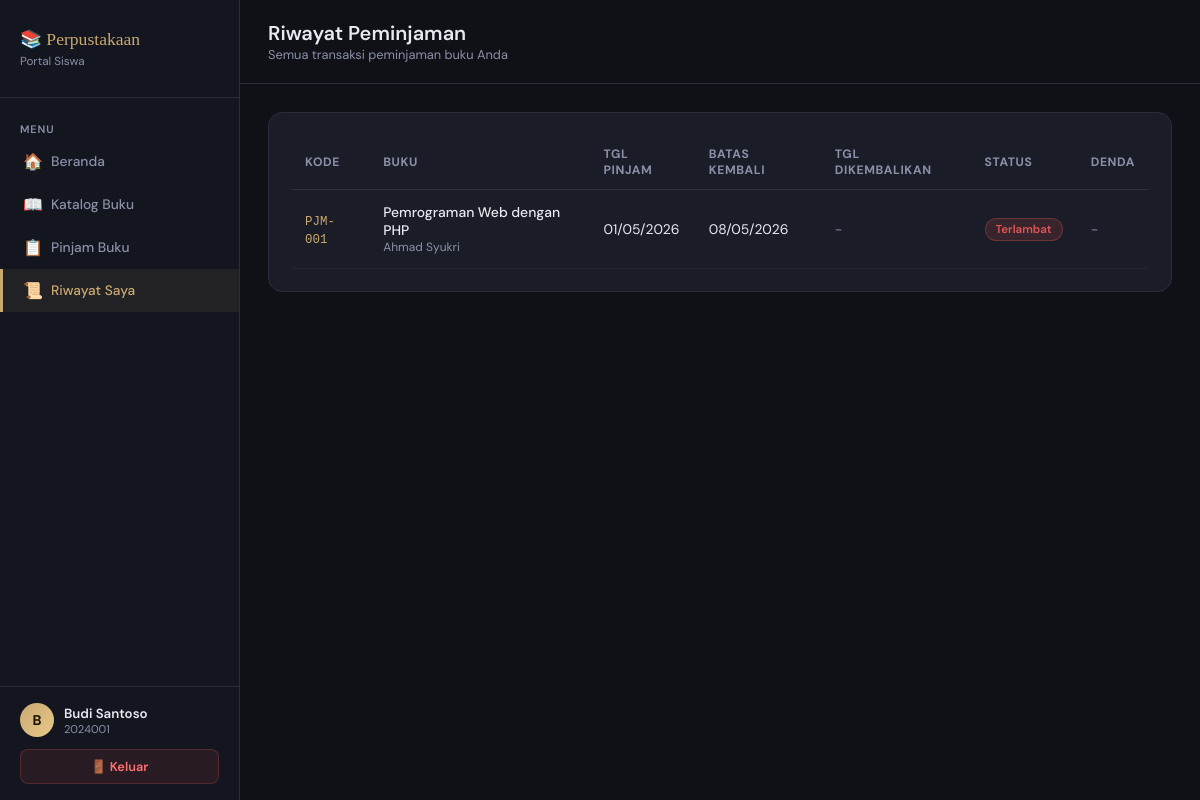
The page /user/riwayat.php (signed in) on the database its author committed.
### tables this page shows
CREATE TABLE IF NOT EXISTS anggota (
    id INT AUTO_INCREMENT PRIMARY KEY,
    nis VARCHAR(20) NOT NULL UNIQUE,
    nama VARCHAR(100) NOT NULL,
    kelas VARCHAR(20),
    alamat TEXT,
    telepon VARCHAR(15),
    user_id INT,
    created_at TIMESTAMP DEFAULT CURRENT_TIMESTAMP,
    FOREIGN KEY (user_id) REFERENCES user(id) ON DELETE SET NULL
);

CREATE TABLE IF NOT EXISTS peminjaman (
    id INT AUTO_INCREMENT PRIMARY KEY,
    kode_pinjam VARCHAR(20) NOT NULL UNIQUE,
    anggota_id INT NOT NULL,
    buku_id INT NOT NULL,
    tgl_pinjam DATE NOT NULL,
    tgl_kembali DATE NOT NULL,
    tgl_pengembalian DATE NULL,
    status ENUM('dipinjam','dikembalikan','terlambat') DEFAULT 'dipinjam',
    denda INT DEFAULT 0,
    created_at TIMESTAMP DEFAULT CURRENT_TIMESTAMP,
    FOREIGN KEY (anggota_id) REFERENCES anggota(id),
    FOREIGN KEY (buku_id) REFERENCES buku(id)
);

CREATE TABLE IF NOT EXISTS buku (
    id INT AUTO_INCREMENT PRIMARY KEY,
    kode_buku VARCHAR(20) NOT NULL UNIQUE,
    judul VARCHAR(200) NOT NULL,
    pengarang VARCHAR(100),
    penerbit VARCHAR(100),
    tahun_terbit YEAR,
    kategori VARCHAR(50),
    stok INT DEFAULT 0,
    created_at TIMESTAMP DEFAULT CURRENT_TIMESTAMP
);

### user/riwayat.php (the view, shortened to what this page needs)
<?php
include "../koneksi.php";
include "../includes/navbar_user.php";
$query = mysqli_query($conn, "
    SELECT p.*, b.judul, b.kode_buku, b.pengarang
    FROM peminjaman p JOIN buku b ON p.buku_id=b.id
    WHERE p.anggota_id=$anggota_id
    ORDER BY p.created_at DESC
");
?>
<div class="topbar">
    <div>
        <h1>Riwayat Peminjaman</h1>
        <div class="breadcrumb">Semua transaksi peminjaman buku Anda</div>
    </div>
</div>
<div class="content">
<div class="card">
    <table>
        <thead>
            <tr><th>Kode</th><th>Buku</th><th>Tgl Pinjam</th><th>Batas Kembali</th><th>Tgl Dikembalikan</th><th>Status</th><th>Denda</th></tr>
        </thead>
        <tbody>
            <?php while($row = mysqli_fetch_assoc($query)):
                if($row['status']=='dipinjam' && $row['tgl_kembali'] < date('Y-m-d')) {
                    $row['status']='terlambat';
                }
            ?>
            <tr>
                <td><code style="color:var(--gold);font-size:.78rem;"><?= $row['kode_pinjam'] ?></code></td>
                <td>
                    <div style="font-weight:500;"><?= htmlspecialchars($row['judul']) ?></div>
                    <div style="font-size:.75rem;color:var(--muted);"><?= $row['pengarang'] ?></div>
                </td>
                <td><?= date('d/m/Y', strtotime($row['tgl_pinjam'])) ?></td>
                <td><?= date('d/m/Y', strtotime($row['tgl_kembali'])) ?></td>
                <td><?= $row['tgl_pengembalian'] ? date('d/m/Y', strtotime($row['tgl_pengembalian'])) : '<span style="color:var(--muted)">-</span>' ?></td>
                <td>
                    <?php if($row['status']=='dikembalikan'): ?><span class="badge badge-green">Dikembalikan</span>
                    <?php elseif($row['status']=='terlambat'): ?><span class="badge badge-red">Terlambat</span>
                    <?php else: ?><span class="badge badge-gold">Dipinjam</span><?php endif; ?>
                </td>
                <td>
                    <?= $row['denda'] > 0 ? '<span style="color:#ff7070;font-weight:600;">Rp '.number_format($row['denda'],0,',','.').'</span>' : '<span style="color:var(--muted)">-</span>' ?>
                </td>
            </tr>
            <?php endwhile; ?>
        </tbody>
    </table>
</div>
</div>
</div></body></html>

### includes/navbar_user.php (shortened to what this page needs)
<?php
include_once "../koneksi.php";
$user_id = (int)$_SESSION['id'];
$anggota_data = mysqli_fetch_assoc(mysqli_query($conn, "SELECT * FROM anggota WHERE user_id=$user_id"));
$anggota_id   = $anggota_data['id'] ?? 0;
$current = basename($_SERVER['PHP_SELF']);
?>
<!DOCTYPE html>
<html lang="id">
<head>
</head>
<body>
<div class="sidebar">
    <div class="sidebar-logo">
        <div class="logo-text">📚 Perpustakaan</div>
        <div class="logo-sub">Portal Siswa</div>
    </div>
    <nav class="sidebar-nav">
        <div class="nav-section">Menu</div>
        <a href="dashboard.php" class="nav-item <?= $current=='dashboard.php'?'active':'' ?>">
            <span class="icon">🏠</span> Beranda
        </a>
        <a href="katalog.php" class="nav-item <?= $current=='katalog.php'?'active':'' ?>">
            <span class="icon">📖</span> Katalog Buku
        </a>
        <a href="pinjam.php" class="nav-item <?= $current=='pinjam.php'?'active':'' ?>">
            <span class="icon">📋</span> Pinjam Buku
        </a>
        <a href="riwayat.php" class="nav-item <?= $current=='riwayat.php'?'active':'' ?>">
            <span class="icon">📜</span> Riwayat Saya
        </a>
    </nav>
    <div class="sidebar-footer">
        <div class="user-info">
            <div class="user-avatar"><?= strtoupper(substr($_SESSION['nama'], 0, 1)) ?></div>
            <div>
                <div class="user-name"><?= htmlspecialchars($_SESSION['nama']) ?></div>
                <div class="user-level"><?= $anggota_data['nis'] ?? 'Siswa' ?></div>
            </div>
        </div>
        <a href="../logout.php" class="btn-logout">🚪 Keluar</a>
    </div>
</div>
<div class="main">

### includes/navbar_user.php (style rules this page uses)
:root { --bg:#0f1117;--sidebar:#13161f;--card:#1a1d27;--border:#2a2d3a;--gold:#c9a96e;--gold-light:#e8c88a;--text:#e8e8f0;--muted:#8b8fa8;--success:#4dbd74; }
* { margin:0;padding:0;box-sizing:border-box; }
body { font-family:'DM Sans',sans-serif;background:var(--bg);color:var(--text);display:flex;min-height:100vh; }
.sidebar { width:240px;background:var(--sidebar);border-right:1px solid var(--border);display:flex;flex-direction:column;position:fixed;top:0;left:0;height:100vh; }
.sidebar-logo { padding:28px 20px;border-bottom:1px solid var(--border); }
.logo-text { font-family:'Playfair Display',serif;font-size:1.1rem;color:var(--gold);line-height:1.3; }
.logo-sub { font-size:.73rem;color:var(--muted);margin-top:2px; }
.sidebar-nav { flex:1;padding:16px 0; }
.nav-section { padding:8px 20px 4px;font-size:.68rem;font-weight:600;color:var(--muted);text-transform:uppercase;letter-spacing:.08em; }
.nav-item { display:flex;align-items:center;gap:10px;padding:11px 20px;color:var(--muted);text-decoration:none;font-size:.86rem;font-weight:500;transition:all .15s;border-left:3px solid transparent; }
.nav-item.active { color:var(--gold);background:rgba(201,169,110,.08);border-left-color:var(--gold); }
.icon { font-size:1rem;width:18px;text-align:center; }
.sidebar-footer { padding:16px 20px;border-top:1px solid var(--border); }
.user-avatar { width:34px;height:34px;background:linear-gradient(135deg,var(--gold),var(--gold-light));border-radius:50%;display:flex;align-items:center;justify-content:center;font-weight:700;font-size:.88rem;color:#1a1400;flex-shrink:0; }
.user-info { display:flex;align-items:center;gap:10px; }
.user-name { font-size:.83rem;font-weight:600; }
.user-level { font-size:.7rem;color:var(--muted); }
.btn-logout { display:block;margin-top:12px;text-align:center;background:rgba(224,85,85,.1);border:1px solid rgba(224,85,85,.25);color:#ff7070;padding:8px;border-radius:8px;text-decoration:none;font-size:.8rem;font-weight:600;transition:all .2s; }
.main { margin-left:240px;flex:1;display:flex;flex-direction:column; }
.topbar { padding:20px 28px;border-bottom:1px solid var(--border);background:var(--bg);display:flex;align-items:center;justify-content:space-between; }
.topbar h1 { font-size:1.25rem;font-weight:600; }
.topbar .breadcrumb { font-size:.8rem;color:var(--muted); }
.content { padding:28px;flex:1; }
.card { background:var(--card);border:1px solid var(--border);border-radius:14px;padding:22px;margin-bottom:22px; }
table { width:100%;border-collapse:collapse; }
thead th { text-align:left;padding:11px 14px;font-size:.76rem;color:var(--muted);text-transform:uppercase;letter-spacing:.05em;border-bottom:1px solid var(--border); }
tbody td { padding:13px 14px;font-size:.87rem;border-bottom:1px solid rgba(255,255,255,.04); }
.badge { display:inline-block;padding:3px 10px;border-radius:20px;font-size:.72rem;font-weight:600; }
.badge-red { background:rgba(224,85,85,.15);color:#e05555;border:1px solid rgba(224,85,85,.3); }

### rows shown on the page
anggota: nis "2024001"
peminjaman: kode_pinjam "PJM-001", buku.judul "Pemrograman Web dengan PHP", buku.pengarang "Ahmad Syukri", tgl_pinjam "01/05/2026", tgl_kembali "08/05/2026"

### other values the page prints
substr($_SESSION['nama'], 0, 1) "B"
$_SESSION['nama'] "Budi Santoso"
